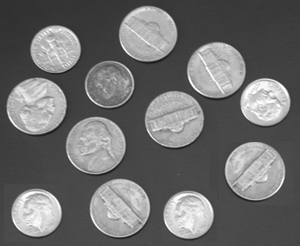
#> input picture Contornos/coins.png, 300 x 246 px, found by its file name
$ python conteoMonedas.py
#> lines starting #> are read from the running program, lines starting #| are printed output that depends on the picture; after the words box and inside, x2 and y2 are one past the last pixel; in counts of white or black regions, pixels touching at a corner belong together
"""
Created on Mon July 07
@autor: Alejandra De la cruz De la cruz
"""

from contextlib import closing
import cv2
import numpy as np

img = cv2.imread("C:\\Users\\User\\Desktop\\PDI\\Contornos\\coins.png")
#> img is the input picture: shape (246, 300, 3); min 23, max 255, mean 110.5
img2 = img.copy()

#Convertir la imagen a escala de grises
gray = cv2.cvtColor(img, cv2.COLOR_BGR2GRAY)

#Binarizar la imagen
_, th = cv2.threshold(gray, 100, 255, cv2.THRESH_BINARY)
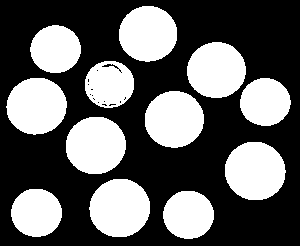
#> th: shape (246, 300); 38.3% white; 12 white regions, largest, box (x1, y1, x2, y2) and area: (225, 142, 286, 200) 2796, (89, 179, 150, 237) 2796, (66, 117, 126, 174) 2725

#Crear nuestros kernel
kernel = np.ones((3,3), np.uint8)

closing = cv2.morphologyEx(th, cv2.MORPH_CLOSE, kernel)
bordes = cv2.Canny(closing, 135, 255)
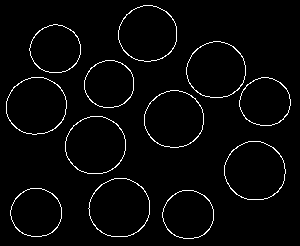
#> bordes: shape (246, 300); 2.9% white in thin lines or dots

#Buscar los contornos de la imagen
contornos, jerarquia = cv2.findContours(bordes, cv2.RETR_EXTERNAL, cv2.CHAIN_APPROX_SIMPLE)
#> contornos = 12 contours; largest, box (x1, y1, x2, y2) and area: (224, 141, 286, 200) 2806, (88, 178, 150, 237) 2804, (65, 116, 126, 174) 2734, (6, 77, 67, 135) 2703, (144, 90, 204, 148) 2658; jerarquia = [[1, -1, -1, -1], [2, 0, -1, -1], [3, 1, -1, -1], [4, 2, -1, -1], [5, 3, -1, -1], [6, 4, -1, -1], [7, 5, -1, -1], [8, 6, -1, -1], [9, 7, -1, -1], [10, 8, -1, -1], [11, 9, -1, -1], [-1, 10, -1, -1]]

#Dibujar los contornos
cv2.drawContours(img2, contornos, -1, (0,255,0), 3)

#Cantidad de modenas
cantidadMonedas = len(contornos)
#> cantidadMonedas = 12
img2 = cv2.putText(img2, "son " + str(cantidadMonedas) + " monedas", (10,50), cv2.FONT_HERSHEY_SIMPLEX, 1, (0,0,255), 2, cv2.LINE_AA)
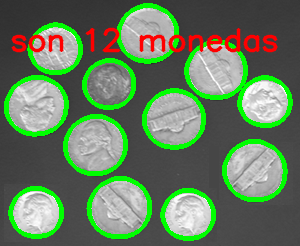
#> img2: shape (246, 300, 3); mean B, G, R 93.7, 125.3, 100.2

print("Son " + str(cantidadMonedas) + " monedas")
#| Son 12 monedas

cv2.imshow("Imagen original", img)
cv2.imshow("Imagen Procesada", closing)
cv2.imshow("Imagen con bordes", bordes)
cv2.imshow("Resultado", img2)
cv2.waitKey(0)
cv2.destroyAllWindows()

$ run again, with Contornos/gear1.PNG copied over Contornos/coins.png
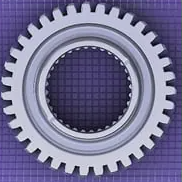
#> input picture Contornos/gear1.PNG, 182 x 182 px, found by its file name
#> img is the input picture: shape (182, 182, 3); mean B, G, R 148.8, 114.8, 117.2
#> `_, th = cv2.threshold(gray, 100, 255, cv2.THRESH_BINARY)`:
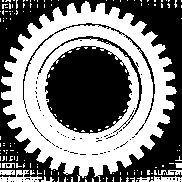
#> th: shape (182, 182); 48.6% white; 149 white regions (140 under 20 px), largest, box (x1, y1, x2, y2) and area: (1, 1, 177, 182) 14836, (0, 170, 42, 182) 241, (150, 176, 182, 182) 131
#> closing: shape (182, 182); 53.9% white; 28 black regions (15 under 20 px), largest, box (x1, y1, x2, y2) and area: (45, 46, 131, 133) 5608, (87, 0, 182, 182) 5334, (0, 0, 85, 79) 2135
#> bordes: shape (182, 182); 7% white in thin lines or dots
#> contornos = 85 contours, 78 with area under 20; largest, box (x1, y1, x2, y2) and area: (44, 45, 131, 133) 5616, (0, 97, 52, 181) 126, (125, 167, 157, 182) 49, (129, 58, 138, 72) 46, (0, 0, 85, 79) 28, (138, 84, 142, 94) 24, (100, 132, 164, 176) 20; jerarquia = 85 rows, first 6: [1, -1, -1, -1], [2, 0, -1, -1], [3, 1, -1, -1], [4, 2, -1, -1], [5, 3, -1, -1], [6, 4, -1, -1]
#> cantidadMonedas = 85
#> `img2 = cv2.putText(img2, "son " + str(cantidadMonedas) + " monedas", (..`:
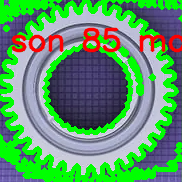
#> img2: shape (182, 182, 3); mean B, G, R 104.3, 153.8, 92.7
#| Son 85 monedas
